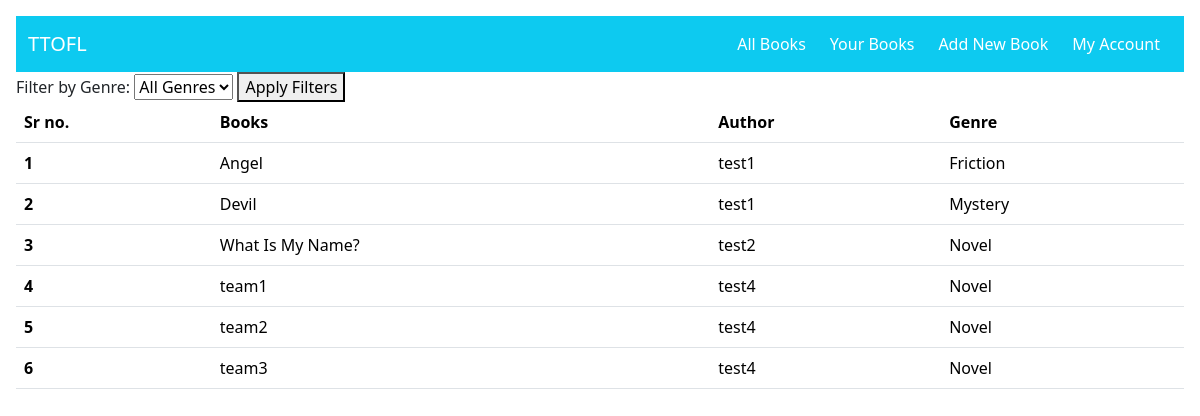
The page /all-books/ on the database its author committed.
### signup/models.py (models this page shows)
class Book(models.Model):
    author = models.ForeignKey(User, on_delete=models.CASCADE)
    name = models.CharField(max_length=255)
    genre = models.CharField(max_length=255)
    number_of_pages = models.PositiveIntegerField()
    cover_image = models.ImageField(upload_to='book_covers', blank=True, null=True)
    book_id = models.CharField(max_length=10, unique=True, blank=True, null=True)

### signup/views.py (the view)
# urls.py: path('all-books/',views.allbook,name='allbooks'),
def allbook(request):
    books = Book.objects.all()
    genres = Book.objects.values_list('genre', flat=True).distinct()
    genre_filter = request.GET.get('genre')
    if genre_filter:
        books = books.filter(genre=genre_filter)
    context = {
        'books': books,
        'genres': genres,
    }
    return render(request, 'allbooks.html', context)

### templates/allbooks.html (shortened to what this page needs)
{% load static %}
<!DOCTYPE html>
<html lang="en">
<head>
  <link href="https://cdn.jsdelivr.net/npm/bootstrap@5.3.2/dist/css/bootstrap.min.css" rel="stylesheet">
  <link href="https://getbootstrap.com/docs/5.3/assets/css/docs.css" rel="stylesheet">
</head>
<body class="p-3 m-0 border-0 bd-example m-0 border-0">
<nav class="navbar navbar-expand-lg bg-info navbar-dark">
  <div class="container-fluid">
    <a class="navbar-brand" href="#">TTOFL</a>
    <ul class="navbar-nav d-flex flex-row me-1">
      <li class="nav-item me-3 me-lg-0">
        <a class="nav-link text-white" href="{% url 'allbooks' %}"> All Books</a>
      </li>
      <li class="nav-item me-3 me-lg-0">
        <a class="nav-link text-white" href="{% url 'yourbooks' %}"> Your Books</a>
      </li>
      <li class="nav-item me-3 me-lg-0">
        <a class="nav-link text-white" href="{% url 'addnewbook' %}"> Add New Book</a>
      </li>
      <li class="nav-item me-3 me-lg-0">
        <a class="nav-link text-white" href="{% url 'authoraccount' %}"> My Account</a>
      </li>
    </ul>
  </div>
</nav>
<form method="GET" action="{% url 'allbooks' %}">
  <label for="genre">Filter by Genre:</label>
  <select name="genre" id="genre">
    <option value="">All Genres</option>
  </select>
  <button type="submit">Apply Filters</button>
</form>
<table class="table">
    <thead>
      <tr>
        <th scope="col">Sr no.</th>
        <th scope="col">Books</th>
        <th scope="col">Author</th>
        <th scope="col">Genre</th>
      </tr>
    </thead>
    <tbody>
      {% for book in books %}
        <tr>
          <th scope="row">{{ forloop.counter }}</th>
          <td>{{ book.name }}</td>
          <td>{{ book.author.username }}</td>
          <td>{{ book.genre }}</td>
        </tr>
      {% endfor %}
    </tbody>
  </table>
</body>
</html>

### rows shown on the page
Book: name "Angel", author.username "test1", genre "Friction"
Book: name "Devil", author.username "test1", genre "Mystery"
Book: name "What Is My Name?", author.username "test2", genre "Novel"
Book: name "team1", author.username "test4", genre "Novel"
Book: name "team2", author.username "test4", genre "Novel"
Book: name "team3", author.username "test4", genre "Novel"
